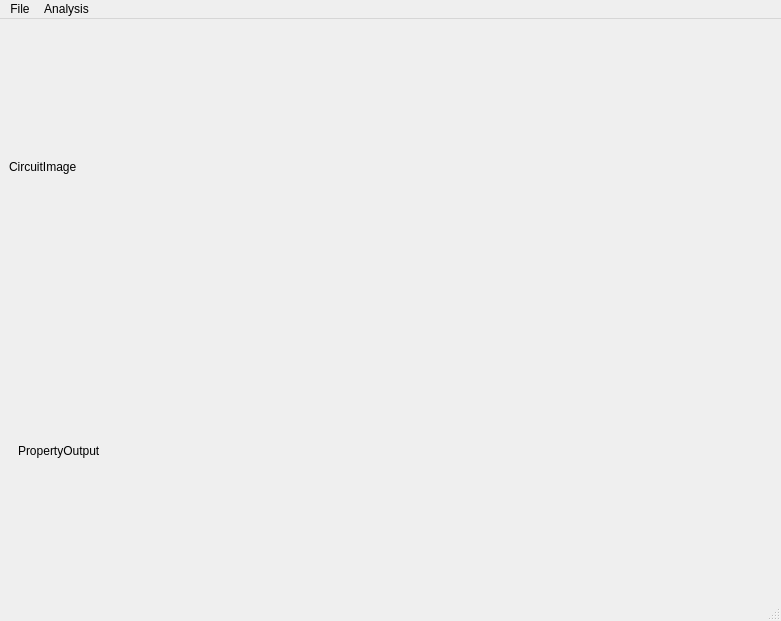
<?xml version="1.0" encoding="UTF-8"?>
<ui version="4.0">
 <class>MainWindow</class>
 <widget class="QMainWindow" name="MainWindow">
  <property name="geometry">
   <rect>
    <x>0</x>
    <y>0</y>
    <width>781</width>
    <height>621</height>
   </rect>
  </property>
  <property name="sizePolicy">
   <sizepolicy hsizetype="Expanding" vsizetype="Expanding">
    <horstretch>0</horstretch>
    <verstretch>0</verstretch>
   </sizepolicy>
  </property>
  <property name="windowTitle">
   <string>MainWindow</string>
  </property>
  <widget class="QWidget" name="centralwidget">
   <layout class="QVBoxLayout" name="verticalLayout">
    <item>
     <widget class="QLabel" name="CircuitImage">
      <property name="sizePolicy">
       <sizepolicy hsizetype="Preferred" vsizetype="MinimumExpanding">
        <horstretch>0</horstretch>
        <verstretch>0</verstretch>
       </sizepolicy>
      </property>
      <property name="text">
       <string>CircuitImage</string>
      </property>
     </widget>
    </item>
    <item>
     <widget class="QStackedWidget" name="stackedWidget">
      <property name="currentIndex">
       <number>2</number>
      </property>
      <widget class="QWidget" name="page">
       <layout class="QVBoxLayout" name="verticalLayout_2">
        <item>
         <widget class="QLabel" name="RequestPrompt">
          <property name="sizePolicy">
           <sizepolicy hsizetype="Preferred" vsizetype="Preferred">
            <horstretch>0</horstretch>
            <verstretch>0</verstretch>
           </sizepolicy>
          </property>
          <property name="text">
           <string>Choose The component or node to request the property for.</string>
          </property>
         </widget>
        </item>
        <item>
         <widget class="QComboBox" name="ComponentNodeList">
          <property name="sizePolicy">
           <sizepolicy hsizetype="Preferred" vsizetype="Preferred">
            <horstretch>0</horstretch>
            <verstretch>0</verstretch>
           </sizepolicy>
          </property>
         </widget>
        </item>
       </layout>
      </widget>
      <widget class="QWidget" name="page_2">
       <layout class="QVBoxLayout" name="verticalLayout_3">
        <item>
         <widget class="QLabel" name="PropertyPrompt">
          <property name="text">
           <string>Choose the property to request.</string>
          </property>
         </widget>
        </item>
        <item>
         <widget class="QComboBox" name="PropertyList"/>
        </item>
       </layout>
      </widget>
      <widget class="QWidget" name="page_3">
       <layout class="QVBoxLayout" name="verticalLayout_4">
        <item>
         <widget class="QLabel" name="label">
          <property name="text">
           <string>PropertyOutput</string>
          </property>
         </widget>
        </item>
       </layout>
      </widget>
     </widget>
    </item>
   </layout>
  </widget>
  <widget class="QMenuBar" name="menubar">
   <property name="geometry">
    <rect>
     <x>0</x>
     <y>0</y>
     <width>781</width>
     <height>21</height>
    </rect>
   </property>
   <widget class="QMenu" name="menuFile">
    <property name="title">
     <string>File</string>
    </property>
    <addaction name="actionNew"/>
    <addaction name="actionOpen"/>
    <addaction name="actionSave"/>
   </widget>
   <widget class="QMenu" name="menuAnalysis">
    <property name="title">
     <string>Analysis</string>
    </property>
    <addaction name="actionNodal"/>
    <addaction name="actionMesh"/>
   </widget>
   <addaction name="menuFile"/>
   <addaction name="menuAnalysis"/>
  </widget>
  <widget class="QStatusBar" name="statusbar"/>
  <action name="actionNew">
   <property name="enabled">
    <bool>true</bool>
   </property>
   <property name="text">
    <string>New</string>
   </property>
   <property name="shortcut">
    <string>Ctrl+N</string>
   </property>
  </action>
  <action name="actionOpen">
   <property name="text">
    <string>Open</string>
   </property>
   <property name="shortcut">
    <string>Ctrl+O</string>
   </property>
  </action>
  <action name="actionSave">
   <property name="text">
    <string>Save</string>
   </property>
   <property name="shortcut">
    <string>Ctrl+S</string>
   </property>
  </action>
  <action name="actionNodal">
   <property name="text">
    <string>Nodal</string>
   </property>
  </action>
  <action name="actionMesh">
   <property name="text">
    <string>Mesh</string>
   </property>
  </action>
 </widget>
 <resources/>
 <connections/>
</ui>
